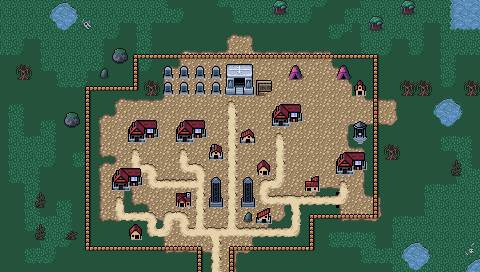

A 2D game scene composited from a Tiled map and its tileset images. What follows is a short description and the map's XML, with each tile layer's data collapsed to a summary:
An orthogonal 30x17 tile map with 16x16 px tiles, 4 tile layers (Background, Ground, Foreground, AboveSprites), 3 tilesets and 9 objects.

<map version="1.10" tiledversion="1.11.2" orientation="orthogonal" renderorder="right-down" width="30" height="17" tilewidth="16" tileheight="16" infinite="0" nextlayerid="6" nextobjectid="61">
 <editorsettings>
  <export target="wastetown..tmx" format="tmx" />
 </editorsettings>
 <tileset firstgid="1" source="../../../../common/maps/tileset/main.tsx" />
 <tileset firstgid="10113" source="../../../../common/maps/tileset/buildings.tsx" />
 <tileset firstgid="11905" source="../../../../common/maps/tileset/buildings-nocollide.tsx" />
 <layer id="1" name="Background" width="30" height="17">
  <data>[510 cells, 509 non-empty, 2 distinct tile ids]</data>
 </layer>
 <layer id="2" name="Ground" width="30" height="17">
  <data>[510 cells, 399 non-empty, 44 distinct tile ids]</data>
 </layer>
 <layer id="3" name="Foreground" width="30" height="17">
  <properties>
   <property name="spriteLayer" type="bool" value="true" />
  </properties>
  <data>[510 cells, 162 non-empty, 34 distinct tile ids]</data>
 </layer>
 <layer id="5" name="AboveSprites" width="30" height="17">
  <data>[510 cells, 36 non-empty, 21 distinct tile ids]</data>
 </layer>
 <objectgroup id="4" name="Objects">
  <object id="38" template="../../../../common/maps/obj/entry_up.tx" x="208" y="272" />
  <object id="41" template="../../../../common/maps/obj/shop.tx" x="129" y="146">
   <properties>
    <property name="commonShopList" value="BoosterPackShop,AlphaBoosterPackShop,BetaBoosterPackShop,GammaBoosterPackShop,DeltaBoosterPackShop,BlackBoosterPackShop" />
    <property name="mythicShopList" value="" />
    <property name="rareShopList" value="" />
    <property name="uncommonShopList" value="" />
   </properties>
  </object>
  <object id="47" template="../../../../common/maps/obj/inn.tx" x="230" y="98" />
  <object id="48" template="../../../../common/maps/obj/shop.tx" x="336" y="80">
   <properties>
    <property name="commonShopList" value="Swamp" />
    <property name="noRestock" type="bool" value="true" />
   </properties>
  </object>
  <object id="50" template="../../../../common/maps/obj/shardtrader.tx" x="288" y="82" />
  <object id="57" template="../../../../common/maps/obj/shop.tx" x="176.171" y="147.176">
   <properties>
    <property name="commonShopList" value="Legend4Black" />
   </properties>
  </object>
  <object id="58" template="../../../../common/maps/obj/shop.tx" x="110.664" y="197.649">
   <properties>
    <property name="commonShopList" value="Black,Black,Enchantment4Black,Creature2Black,Instant4Black" />
    <property name="mythicShopList" value="Planeswalker,WUBRG,RWB,RUB,RGB,UWB,UGB,UWB,PhyrexianBlack" />
    <property name="rareShopList" value="Land4Black,Dimir,Rakdos,Orzhov,Golgari,Vehicle,Colorless" />
    <property name="uncommonShopList" value="Artifact,Vampire,Zombie,Skeleton,Demon,Knight4Black,Rogue4Black,Sliver2Black,Wand,Equip,Multicolor" />
   </properties>
  </object>
  <object id="59" template="../../../../common/maps/obj/shop.tx" x="336.717" y="181.541">
   <properties>
    <property name="commonShopList" value="Black,Black,Enchantment4Black,Creature2Black,Instant4Black" />
    <property name="mythicShopList" value="Planeswalker,WUBRG,Vehicle,Artifact,Equip,Wand,Legend4Black" />
    <property name="rareShopList" value="RWB,RUB,RGB,UWB,UGB,UWB,Land4Black,Creature6Black" />
    <property name="uncommonShopList" value="Dimir,Rakdos,Orzhov,Golgari,Dimir,Rakdos,Orzhov,Golgari,Land" />
   </properties>
  </object>
  <object id="60" template="../../../../common/maps/obj/shop.tx" x="272.821" y="133.753">
   <properties>
    <property name="commonShopList" value="Vampire,Zombie,Skeleton,Demon,Knight4Black,Rogue4Black,Sliver2Black" />
    <property name="mythicShopList" value="Planeswalker,WUBRG,Vehicle,Artifact,Equip,Wand" />
    <property name="rareShopList" value="Dimir,Rakdos,Orzhov,Golgari,Multicolor,Land4Black,Creature6Black,PhyrexianBlack" />
    <property name="uncommonShopList" value="Creature2Black,Creature,Black,Horrors,Insects,Spiders" />
   </properties>
  </object>
 </objectgroup>
</map>
